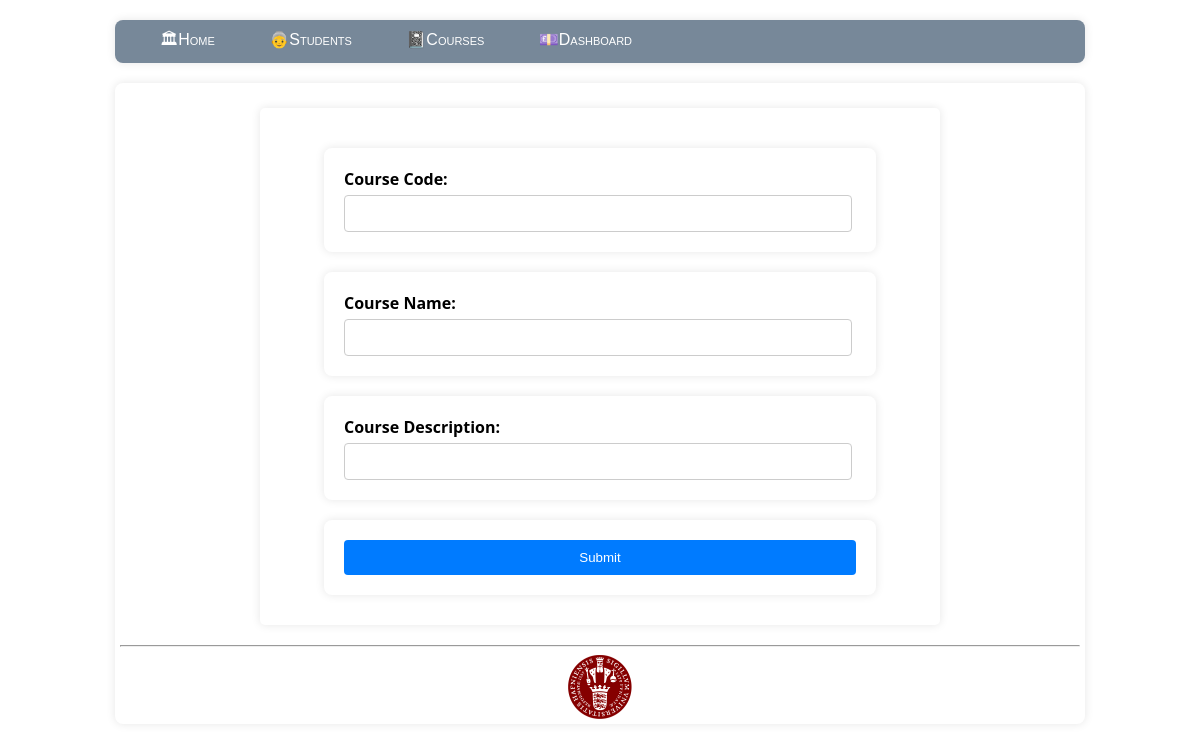
The app's page /course/1/update, older data.
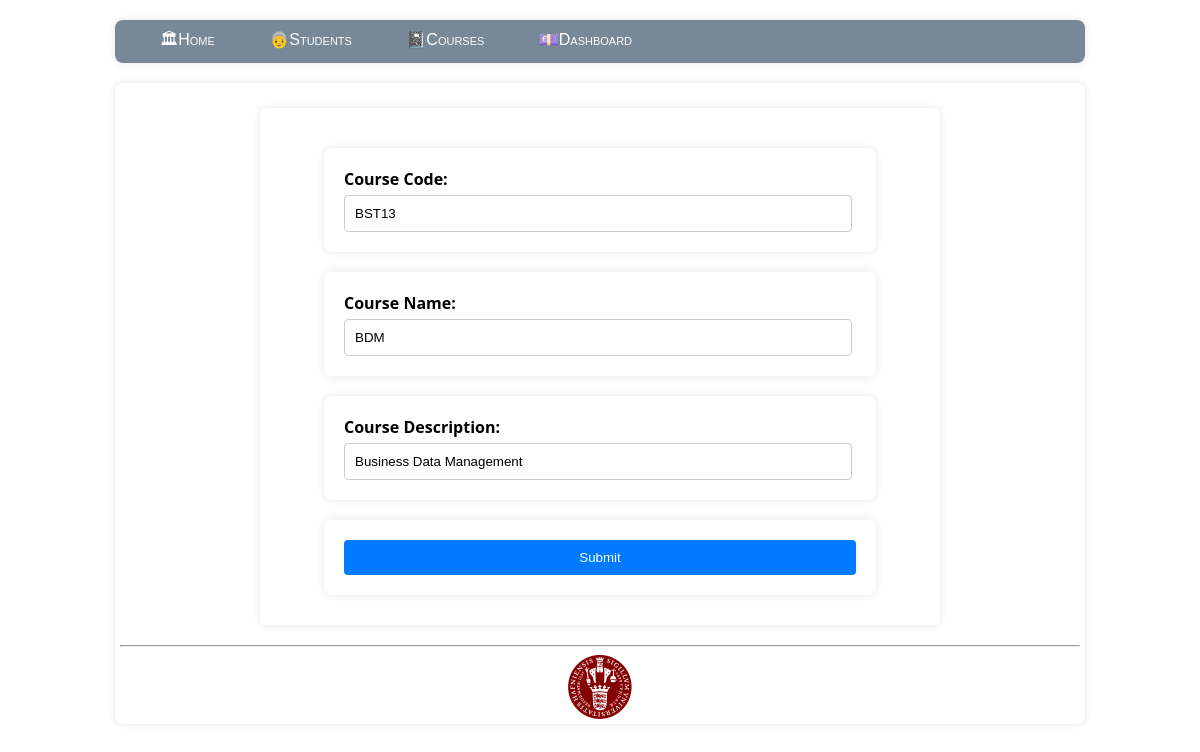
The same page, newer data.
### model.py (models this page shows)
class Course(db.Model):
    __tablename__='course'
    course_id=db.Column(db.Integer,primary_key=True,autoincrement=True)
    course_code=db.Column(db.String,unique=True,nullable=False)
    course_name=db.Column(db.String,nullable=False)
    course_description=db.Column(db.String)

### app.py (the view)
@app.route('/course/<int:course_id>/update', methods=['GET', 'POST'])
def course_update(course_id):
    if request.method == 'POST':
        code = request.form.get('code')
        c_name = request.form.get('c_name')
        desc = request.form.get('desc')
        course = Course.query.get(course_id)
        if code != 'current_code':
            course.course_code = code
        if c_name != 'current_c_name':
            course.course_name = c_name
        course.course_description = desc
        db.session.commit()
        return redirect('/courses')
    else:
        course = Course.query.get(course_id)
        enrolled_students = Enrollments.query.filter_by(ecourse_id=course_id).all()
        return render_template('course_update.html', course=course, enrolled_students=enrolled_students)

### templates/course_update.html (shortened to what this page needs)
{% extends "layout.html" %}
{% block content %}
<form action="/course/{{ course.course_id }}/update" method="POST" id="update-course-form">
    <div>
        <label>Course Code:</label>
        <input type="text" name="code" value="{{ course.course_code }}" readonly="true" />
    </div>
    <div>
        <label>Course Name:</label>
        <input type="text" name="c_name" value="{{ course.course_name }}" required />
    </div>
    <div>
        <label>Course Description:</label>
        <input type="text" name="desc" value="{{ course.course_description }}" />
    </div>
    <div>
        <input type="submit" value="Submit">
    </div>
</form>
{% endblock %}

Row changes from the older to the newer data that the page shows:
added Course: code "BST13", c_name "BDM", desc "Business Data Management"
